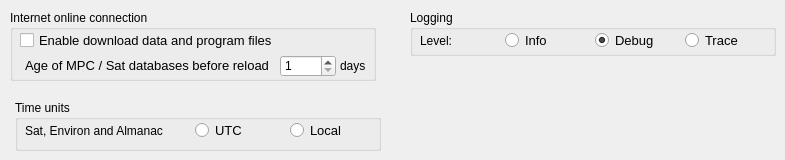
     <widget class="QWidget" name="onlineLog">
      <attribute name="title">
       <string>Online / Log</string>
      </attribute>
      <widget class="QGroupBox" name="LoglevelGroup">
       <property name="geometry">
        <rect>
         <x>410</x>
         <y>10</y>
         <width>366</width>
         <height>46</height>
        </rect>
       </property>
       <property name="title">
        <string>Logging</string>
       </property>
       <property name="large" stdset="0">
        <bool>true</bool>
       </property>
       <widget class="QRadioButton" name="loglevelDebug">
        <property name="geometry">
         <rect>
          <x>185</x>
          <y>20</y>
          <width>86</width>
          <height>21</height>
         </rect>
        </property>
        <property name="font">
         <font>
          <family>Arial</family>
          <pointsize>10</pointsize>
          <bold>false</bold>
         </font>
        </property>
        <property name="toolTip">
         <string>Debug logging will be stored in log file.</string>
        </property>
        <property name="text">
         <string>Debug</string>
        </property>
        <property name="checked">
         <bool>true</bool>
        </property>
       </widget>
       <widget class="QRadioButton" name="loglevelInfo">
        <property name="geometry">
         <rect>
          <x>95</x>
          <y>20</y>
          <width>86</width>
          <height>21</height>
         </rect>
        </property>
        <property name="font">
         <font>
          <family>Arial</family>
          <pointsize>10</pointsize>
          <bold>false</bold>
         </font>
        </property>
        <property name="toolTip">
         <string>Minimum logging will be stored in log file.</string>
        </property>
        <property name="text">
         <string>Info</string>
        </property>
        <property name="checked">
         <bool>false</bool>
        </property>
       </widget>
       <widget class="QRadioButton" name="loglevelTrace">
        <property name="geometry">
         <rect>
          <x>275</x>
          <y>20</y>
          <width>86</width>
          <height>21</height>
         </rect>
        </property>
        <property name="font">
         <font>
          <family>Arial</family>
          <pointsize>10</pointsize>
          <bold>false</bold>
         </font>
        </property>
        <property name="toolTip">
         <string>&lt;html&gt;&lt;head/&gt;&lt;body&gt;&lt;p&gt;Trace logging and communication will be stored in log file.&lt;/p&gt;&lt;/body&gt;&lt;/html&gt;</string>
        </property>
        <property name="text">
         <string>Trace</string>
        </property>
        <property name="checked">
         <bool>false</bool>
        </property>
       </widget>
       <widget class="QLabel" name="label_63">
        <property name="geometry">
         <rect>
          <x>10</x>
          <y>20</y>
          <width>76</width>
          <height>21</height>
         </rect>
        </property>
        <property name="text">
         <string>Level:</string>
        </property>
       </widget>
      </widget>
      <widget class="QGroupBox" name="InternetOnlineGroup">
       <property name="geometry">
        <rect>
         <x>10</x>
         <y>10</y>
         <width>366</width>
         <height>71</height>
        </rect>
       </property>
       <property name="title">
        <string>Internet online connection</string>
       </property>
       <property name="large" stdset="0">
        <bool>true</bool>
       </property>
       <widget class="QCheckBox" name="isOnline">
        <property name="geometry">
         <rect>
          <x>10</x>
          <y>20</y>
          <width>331</width>
          <height>21</height>
         </rect>
        </property>
        <property name="font">
         <font>
          <family>Arial</family>
          <pointsize>10</pointsize>
          <bold>false</bold>
         </font>
        </property>
        <property name="toolTip">
         <string>When selected data fiels for weather, satellites and programm updates will be loaded over internet.</string>
        </property>
        <property name="text">
         <string>Enable download data and program files</string>
        </property>
        <property name="checked">
         <bool>false</bool>
        </property>
       </widget>
       <widget class="QLabel" name="label_182">
        <property name="geometry">
         <rect>
          <x>15</x>
          <y>45</y>
          <width>281</width>
          <height>21</height>
         </rect>
        </property>
        <property name="font">
         <font>
          <family>Arial</family>
          <pointsize>10</pointsize>
          <bold>false</bold>
         </font>
        </property>
        <property name="text">
         <string>Age of MPC / Sat databases before reload</string>
        </property>
       </widget>
       <widget class="QDoubleSpinBox" name="ageDatabases">
        <property name="geometry">
         <rect>
          <x>270</x>
          <y>45</y>
          <width>56</width>
          <height>22</height>
         </rect>
        </property>
        <property name="maximumSize">
         <size>
          <width>56</width>
          <height>16777215</height>
         </size>
        </property>
        <property name="decimals">
         <number>0</number>
        </property>
        <property name="minimum">
         <double>1.000000000000000</double>
        </property>
        <property name="maximum">
         <double>999.000000000000000</double>
        </property>
        <property name="singleStep">
         <double>1.000000000000000</double>
        </property>
       </widget>
       <widget class="QLabel" name="label_33">
        <property name="geometry">
         <rect>
          <x>330</x>
          <y>45</y>
          <width>31</width>
          <height>21</height>
         </rect>
        </property>
        <property name="text">
         <string>days</string>
        </property>
       </widget>
      </widget>
      <widget class="QGroupBox" name="automateGroup_2">
       <property name="enabled">
        <bool>true</bool>
       </property>
       <property name="geometry">
        <rect>
         <x>15</x>
         <y>100</y>
         <width>366</width>
         <height>51</height>
        </rect>
       </property>
       <property name="toolTip">
        <string>&lt;html&gt;&lt;head/&gt;&lt;body&gt;&lt;p&gt;The timing speed changes waiting times before a next action will take place. The faster you choose, the faster executions will happen. Please check, how fast your system response before getting a timeout.&lt;/p&gt;&lt;/body&gt;&lt;/html&gt;</string>
       </property>
       <property name="title">
        <string>Time units</string>
       </property>
       <property name="large" stdset="0">
        <bool>true</bool>
       </property>
       <widget class="QLabel" name="label_163">
        <property name="geometry">
         <rect>
          <x>10</x>
          <y>20</y>
          <width>166</width>
          <height>21</height>
         </rect>
        </property>
        <property name="text">
         <string>Sat, Environ and Almanac</string>
        </property>
       </widget>
       <widget class="QRadioButton" name="unitTimeUTC">
        <property name="geometry">
         <rect>
          <x>180</x>
          <y>20</y>
          <width>86</width>
          <height>21</height>
         </rect>
        </property>
        <property name="font">
         <font>
          <family>Arial</family>
          <pointsize>10</pointsize>
          <bold>false</bold>
         </font>
        </property>
        <property name="toolTip">
         <string>&lt;html&gt;&lt;head/&gt;&lt;body&gt;&lt;p&gt;Switches time units in satellite and almanac to UTC times&lt;/p&gt;&lt;/body&gt;&lt;/html&gt;</string>
        </property>
        <property name="text">
         <string>UTC</string>
        </property>
        <property name="checked">
         <bool>false</bool>
        </property>
       </widget>
       <widget class="QRadioButton" name="unitTimeLocal">
        <property name="geometry">
         <rect>
          <x>275</x>
          <y>20</y>
          <width>66</width>
          <height>21</height>
         </rect>
        </property>
        <property name="font">
         <font>
          <family>Arial</family>
          <pointsize>10</pointsize>
          <bold>false</bold>
         </font>
        </property>
        <property name="toolTip">
         <string>&lt;html&gt;&lt;head/&gt;&lt;body&gt;&lt;p&gt;Switches time units in satellite and almanac to local times&lt;/p&gt;&lt;/body&gt;&lt;/html&gt;</string>
        </property>
        <property name="text">
         <string>Local</string>
        </property>
        <property name="checked">
         <bool>false</bool>
        </property>
       </widget>
      </widget>
     </widget>
